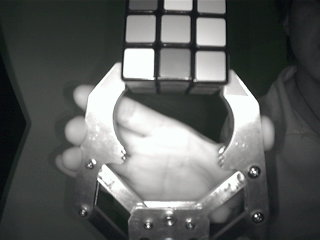
#> input picture PC/tmp/2014-09-06-18-16-21.jpg, 320 x 240 px
$ python debug.py
#> lines starting #> are read from the running program, lines starting #| are printed output that depends on the picture
### PC/lib/ImageAnalysis.py
# [69 lines left out: functions rgbToHsl, hslToRgb, not called in this run]

class color :
    black = (0, 0, 0)
    white = (255, 255, 255)
    red = (255, 0, 0)
    green = (0, 255, 0)
    blue = (0, 0, 255)
    yellow = (255, 255, 0)
    orange = (255, 102, 0)
    toStr = {
        black  : 'black',
        white  : 'white',
        red    : 'red',
        green  : 'green',
        blue   : 'blue',
        yellow : 'yellow',
        orange : 'orange'
    }

# [167 lines left out: functions hslToTargetRgb, toTarget, getTarget, not called in this run]


def medianFiltering(jpg) :
    (width, height) = jpg.size
    bef = {}
    for x in range(width) :
        for y in range(height) :
            bef[(x,y)] = jpg.getpixel((x,y))
    for x in range(width) :
        for y in range(height) :
            (r, g, b) = (0, 0, 0)
            for tx in range(x-1, x+2) :
                for ty in range(y-1, y+2) :
                    r += bef[( (tx+width)%width, (ty+height)%height )][0]
                    g += bef[( (tx+width)%width, (ty+height)%height )][1]
                    b += bef[( (tx+width)%width, (ty+height)%height )][2]
            r /= 9
            g /= 9
            b /= 9
            jpg.putpixel((x,y), (r,g,b))

### PC/debug.py
import lib.ImageAnalysis
import Image

jpg = Image.open('./tmp/2014-09-06-18-16-21.jpg')
#> jpg is the input picture: PIL image 320x240 RGB; mean R, G, B 93.7, 96, 94.6

jpg.show()
for i in range(3):
    lib.ImageAnalysis.medianFiltering(jpg)
    jpg.show()
#> this loop made 3 passes
#> pass 1, `jpg.show()`:
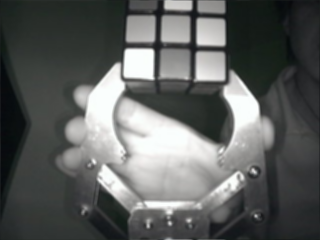
#> shown: PIL image 320x240 RGB; mean R, G, B 93.2, 95.6, 94.2
#> (the run stopped early here; a loop or call above may not have finished)

$ run again, with PC/tmp/blue.jpg copied over PC/tmp/2014-09-06-18-16-21.jpg
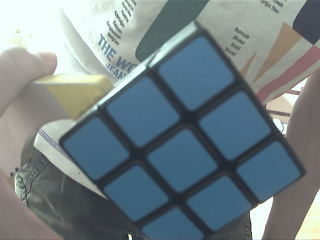
#> input picture PC/tmp/blue.jpg, 320 x 240 px
#> jpg is the input picture: PIL image 320x240 RGB; mean R, G, B 116, 129, 133.1
#> the loop `for i in range(3):` made 3 passes
#> pass 1, `jpg.show()`:
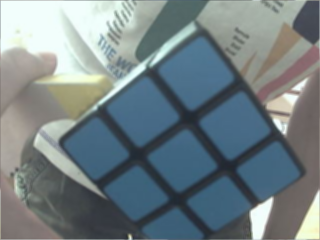
#> shown: PIL image 320x240 RGB; mean R, G, B 115.6, 128.6, 132.7

$ run again, with PC/tmp/red.jpg copied over PC/tmp/2014-09-06-18-16-21.jpg
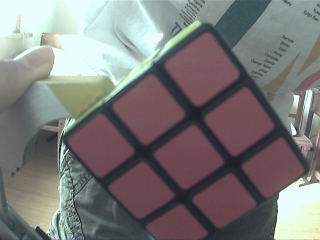
#> input picture PC/tmp/red.jpg, 320 x 240 px
#> jpg is the input picture: PIL image 320x240 RGB; mean R, G, B 123.9, 122.2, 120.9
#> the loop `for i in range(3):` made 3 passes
#> pass 1, `jpg.show()`:
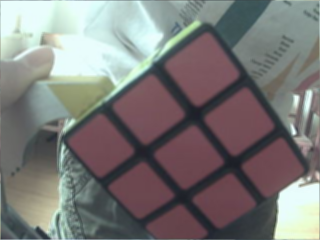
#> shown: PIL image 320x240 RGB; mean R, G, B 123.5, 121.8, 120.4
